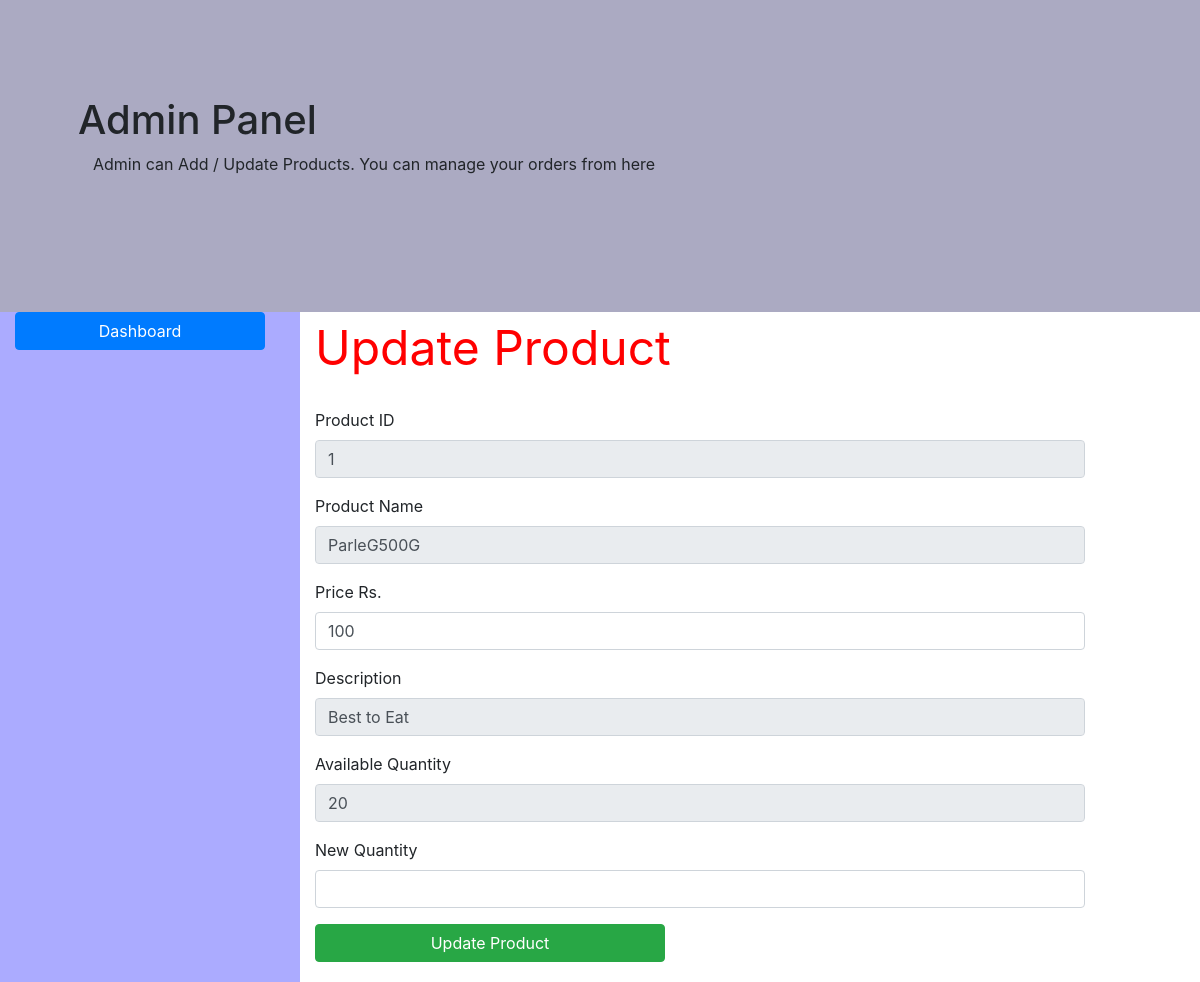
/admin/editproduct.php?pid=1 (signed in), run on the app's committed database.
### tables this page shows
CREATE TABLE IF NOT EXISTS `product` (
  `pid` int NOT NULL AUTO_INCREMENT,
  `pname` varchar(100) DEFAULT NULL,
  `pprice` varchar(10) DEFAULT NULL,
  `pdesc` text,
  `pqty` int DEFAULT NULL,
  `pimage` varchar(200) DEFAULT NULL,
  `pcat` varchar(40) DEFAULT NULL,
  `uid` int DEFAULT NULL,
  PRIMARY KEY (`pid`)
);

### admin/editproduct.php (the view, shortened to what this page needs)
<link rel=stylesheet href=../css/bootstrap.min.css>
<?php
include"../connect.php";
        ?>
<div class="container-fluid" style="background-color:#abaac2;">
    <div class=row>
        <div class=col-12>
              <div class="p-5 mb-4">
                <div class="container-fluid py-5">
                    <h1 class="display-5 fw-bold">Admin Panel</h1>
                            <p class="col-md-8 fs-4">Admin can Add / Update Products. You can manage your orders from here</p>
                </div>
            </div>
        </div>
    </div>
</div>
<div class=container-fluid>
    <div class=row>
        <div class=col-3 style="background-color:#ababff;">
            <a href=admindashboard.php class="btn btn-primary" style="width:250px;">Dashboard</a><br><br>
        </div>
        <div class="col-8" id=frmData >
            <?php
                $bno=$_GET['pid'];
                $res=mysqli_query($con," select pid,pname,pprice,pdesc,pqty from product where pid=$bno");
                $row=mysqli_fetch_array($res);
            ?>
                <link rel=stylesheet href=../css/bootstrap.min.css>
<div class="form-group">
            <label for="exampleInputEmail1"><font color=red size=20px>Update Product</font></label>
</div>
    <form action="editproduct.php" method=post enctype="multipart/form-data">
    <div class="form-group">
            <label for="exampleInputEmail1">Product ID</label>
            <input type="text" class="form-control" id="txtPid" name="txtPid" value=<?php echo $row[0];?> readonly>
          </div>
    <div class="form-group">
            <label for="exampleInputEmail1">Product Name</label>
            <input type="text" class="form-control" id="txtPname" name="txtPname" value="<?php echo $row[1];?>" readonly>
          </div>
          <div class="form-group">
            <label for="exampleInputEmail1">Price Rs.</label>
            <input type="text" class="form-control" id="txtPrice" name="txtPrice" value=<?php echo $row[2];?> >
          </div>
          <div class="form-group">
            <label for="exampleInputEmail1">Description</label>
            <input type="text" class="form-control" id="txtDesc" name="txtDesc" value="<?php echo $row[3];?>" readonly>
          </div>
          <div class="form-group">
            <label for="exampleInputEmail1">Available Quantity</label>
            <input type="Number" class="form-control" id="txtQty" name="txtQty" value=<?php echo $row[4];?> readonly>
          </div>
          <div class="form-group">
            <label for="exampleInputEmail1">New Quantity</label>
            <input type="Number" class="form-control" id="txtQtyU" name="txtQtyU">
          </div>
          <input type="submit" class="btn btn-success" style="width:350px;" value="Update Product">
    </form>
        </div>
    </div>
</div>

### data on the page
product: txtPid "1", txtPname "ParleG500G", txtPrice "100", txtDesc "Best to Eat", txtQty "20"
